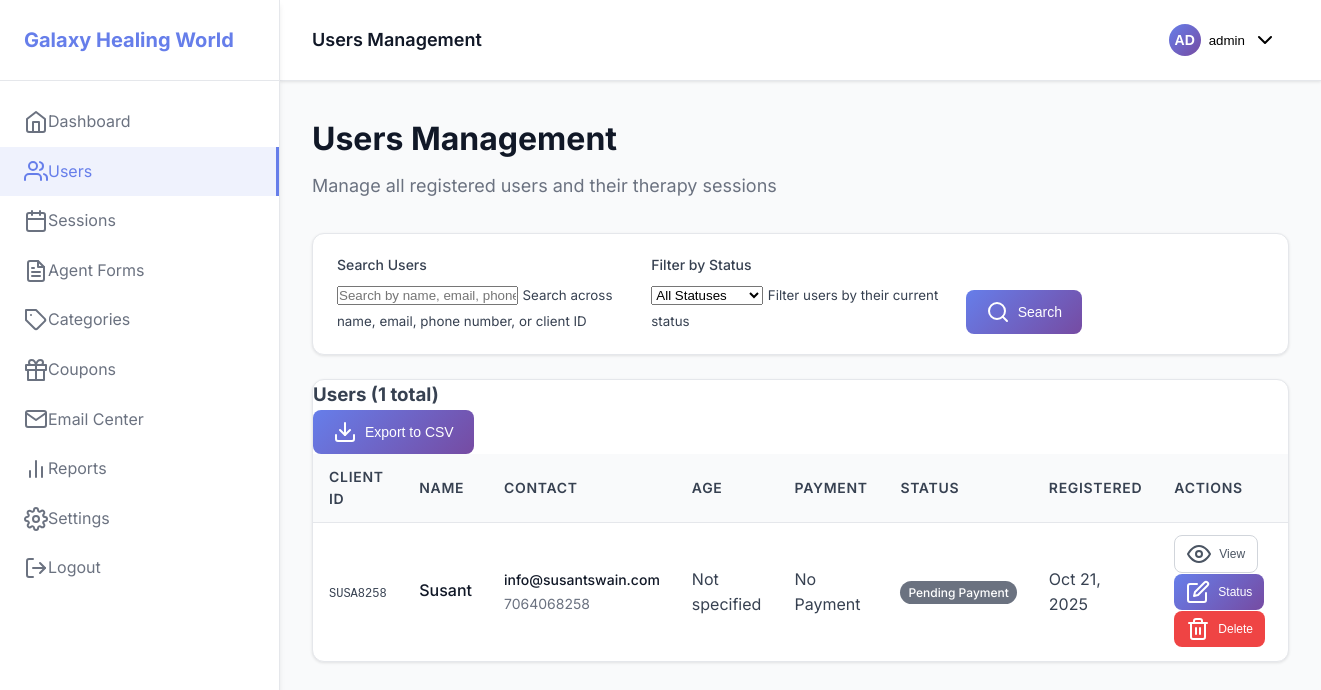
The app's page /admin/users.php (signed in) with its own data.
### tables this page shows
CREATE TABLE users (
                id INTEGER PRIMARY KEY AUTOINCREMENT,
                client_id VARCHAR(50) UNIQUE NOT NULL,
                name VARCHAR(255) NOT NULL,
                email VARCHAR(255) NOT NULL,
                mobile VARCHAR(20) NOT NULL,
                dob DATE,
                age INTEGER,
                house_number VARCHAR(255),
                street_locality VARCHAR(255),
                pincode VARCHAR(10),
                area_village VARCHAR(255),
                city VARCHAR(100),
                district VARCHAR(100),
                state VARCHAR(100),
                address TEXT,
                voice_recording_path TEXT,
                attendant VARCHAR(50) DEFAULT 'self',
                attendant_name VARCHAR(255),
                attendant_email VARCHAR(255),
                attendant_mobile VARCHAR(20),
                relationship VARCHAR(100),
                how_learned VARCHAR(100),
                has_disability VARCHAR(10) DEFAULT 'no',
                disability_type VARCHAR(255),
                disability_percentage INTEGER,
                disability_documents TEXT,
                status VARCHAR(50) DEFAULT 'first-time',
                payment_made DECIMAL(10, 2) DEFAULT 0,
                created_at DATETIME DEFAULT CURRENT_TIMESTAMP,
                updated_at DATETIME DEFAULT CURRENT_TIMESTAMP
            );

### admin/users.php (the view, shortened to what this page needs)
<?php
$db = Database::getInstance();
$pdo = $db->getConnection();
$search = $_GET['search'] ?? '';
$page = max(1, intval($_GET['page'] ?? 1));
$per_page = 20;
$offset = ($page - 1) * $per_page;
$where_conditions = [];
$params = [];
$where_clause = $where_conditions ? 'WHERE ' . implode(' AND ', $where_conditions) : '';
$count_query = "SELECT COUNT(*) as total FROM users $where_clause";
$stmt = $pdo->prepare($count_query);
$stmt->execute($params);
$total_users = $stmt->fetch()['total'];
$query = "
    SELECT u.*, c.name as category_name, c.color as category_color
    FROM users u
    LEFT JOIN categories c ON u.status = c.name
    $where_clause
    ORDER BY u.created_at DESC
    LIMIT $per_page OFFSET $offset
";
$stmt = $pdo->prepare($query);
$stmt->execute($params);
$users = $stmt->fetchAll();
?>
<!DOCTYPE html>
<html lang="en">
<head>
    <link rel="stylesheet" href="../assets/css/admin.css">
    <link rel="stylesheet" href="https://cdn.jsdelivr.net/npm/feather-icons@4.28.0/feather.min.css">
</head>
<body>
    <div class="admin-layout">
        <?php include 'includes/sidebar.php'; ?>
        <div class="admin-content">
            <?php include 'includes/header.php'; ?>
            <main class="main-content">
                <div class="page-header">
                    <h1>Users Management</h1>
                    <p>Manage all registered users and their therapy sessions</p>
                </div>
                <div class="search-filters">
                    <form method="GET" class="search-row" role="search" aria-label="Search and filter users">
                        <div class="search-group">
                            <label for="search">Search Users</label>
                            <input type="text" id="search" name="search"
                                   value="<?php echo htmlspecialchars($search); ?>"
                                   placeholder="Search by name, email, phone, or client ID"
                                   aria-describedby="search-help">
                            <small id="search-help">Search across name, email, phone number, or client ID</small>
                        </div>
                        <div class="search-group">
                            <label for="status">Filter by Status</label>
                            <select id="status" name="status" aria-describedby="status-help">
                                <option value="">All Statuses</option>
                            </select>
                            <small id="status-help">Filter users by their current status</small>
                        </div>
                        <div class="search-group">
                            <button type="submit" class="btn btn-primary">
                                <i data-feather="search" aria-hidden="true"></i>
                                Search
                            </button>
                        </div>
                    </form>
                </div>
                <div class="table-container">
                    <div class="table-header">
                        <h3>Users (<?php echo number_format($total_users); ?> total)</h3>
                        <button type="button" class="btn btn-primary" onclick="exportToCSV()" aria-label="Export users to CSV">
                            <i data-feather="download" aria-hidden="true"></i>
                            Export to CSV
                        </button>
                    </div>
                    <?php if (empty($users)): ?>
                        <div class="empty-state" role="status" aria-live="polite">
                            <i data-feather="users" aria-hidden="true"></i>
                            <h3>No users found</h3>
                            <p>No users match your current search criteria.</p>
                        </div>
                    <?php else: ?>
                        <div class="table-responsive">
                            <table class="table" role="table" aria-label="Users list">
                                <thead>
                                    <tr>
                                        <th scope="col">Client ID</th>
                                        <th scope="col">Name</th>
                                        <th scope="col">Contact</th>
                                        <th scope="col">Age</th>
                                        <th scope="col">Payment</th>
                                        <th scope="col">Status</th>
                                        <th scope="col">Registered</th>
                                        <th scope="col" aria-label="Actions">Actions</th>
                                    </tr>
                                </thead>
                                <tbody>
                                    <?php foreach ($users as $user): ?>
                                        <tr>
                                            <td>
                                                <code class="client-id"><?php echo htmlspecialchars($user['client_id']); ?></code>
                                            </td>
                                            <td>
                                                <div class="user-info">
                                                    <div class="user-name"><?php echo htmlspecialchars($user['name']); ?></div>
                                                </div>
                                            </td>
                                            <td>
                                                <div class="contact-info">
                                                    <div><?php echo htmlspecialchars($user['email']); ?></div>
                                                    <div><?php echo htmlspecialchars($user['mobile']); ?></div>
                                                </div>
                                            </td>
                                            <td>
                                                <?php if ($user['age']): ?>
                                                    <?php echo $user['age']; ?> years
                                                <?php else: ?>
                                                    <span class="text-muted">Not specified</span>
                                                <?php endif; ?>
                                            </td>
                                            <td>
                                                <?php if ($user['payment_made'] > 0): ?>
                                                    <span class="payment-badge">₹<?php echo htmlspecialchars($user['payment_made']); ?></span>
                                                <?php else: ?>
                                                    <span class="text-muted">No Payment</span>
                                                <?php endif; ?>
                                            </td>
                                            <td>
                                                <span class="status-badge"
                                                      style="background-color: <?php echo htmlspecialchars($user['category_color'] ?? '#6b7280'); ?>"
                                                      aria-label="Status: <?php echo htmlspecialchars(ucwords(str_replace('-', ' ', $user['status']))); ?>">
                                                    <?php echo htmlspecialchars(ucwords(str_replace('-', ' ', $user['status']))); ?>
                                                </span>
                                            </td>
                                            <td>
                                                <time datetime="<?php echo $user['created_at']; ?>">
                                                    <?php echo date('M j, Y', strtotime($user['created_at'])); ?>
                                                </time>
                                            </td>
                                            <td>
                                                <div class="action-buttons">
                                                    <button type="button" class="btn btn-small btn-outline"
                                                            onclick="viewUser(<?php echo $user['id']; ?>)"
                                                            aria-label="View details for <?php echo htmlspecialchars($user['name']); ?>">
                                                        <i data-feather="eye" aria-hidden="true"></i>
                                                        View
                                                    </button>
                                                    <button type="button" class="btn btn-small btn-primary"
                                                            onclick="changeStatus(<?php echo $user['id']; ?>, '<?php echo htmlspecialchars($user['status']); ?>')"
                                                            aria-label="Change status for <?php echo htmlspecialchars($user['name']); ?>">
                                                        <i data-feather="edit" aria-hidden="true"></i>
                                                        Status
                                                    </button>
                                                    <button type="button" class="btn btn-small btn-danger"
                                                            onclick="deleteUser(<?php echo $user['id']; ?>, '<?php echo htmlspecialchars($user['name']); ?>')"
                                                            aria-label="Delete user <?php echo htmlspecialchars($user['name']); ?>">
                                                        <i data-feather="trash-2" aria-hidden="true"></i>
                                                        Delete
                                                    </button>
                                                </div>
                                            </td>
                                        </tr>
                                    <?php endforeach; ?>
                                </tbody>
                            </table>
                        </div>
                    <?php endif; ?>
                </div>
            </main>
        </div>
    </div>
</body>
</html>

### assets/css/admin.css (style rules this page uses)
* { margin: 0; padding: 0; box-sizing: border-box; }
body { font-family: 'Inter', -apple-system, BlinkMacSystemFont, 'Segoe UI', Roboto, sans-serif; line-height: 1.6; color: #374151; background: #f9fafb; }
.admin-layout { display: flex; min-height: 100vh; }
.admin-content { flex: 1; margin-left: 280px; display: flex; flex-direction: column; }
.main-content { flex: 1; padding: 32px; overflow-y: auto; }
.page-header { margin-bottom: 32px; }
.page-header h1 { font-size: 2rem; font-weight: 700; color: #111827; margin-bottom: 8px; }
.page-header p { color: #6b7280; font-size: 1.125rem; }
.user-info { flex: 1; min-width: 0; }
.user-name { font-weight: 500; color: #111827; margin-bottom: 2px; white-space: nowrap; overflow: hidden; text-overflow: ellipsis; }
.status-badge { padding: 4px 8px; border-radius: 12px; font-size: 0.75rem; font-weight: 500; color: white; white-space: nowrap; }
.btn { padding: 10px 20px; border: none; border-radius: 8px; font-weight: 500; text-decoration: none; display: inline-flex; align-items: center; gap: 8px; cursor: pointer; transition: all 0.2s ease; font-size: 14px; }
.btn-primary { background: linear-gradient(135deg, #667eea 0%, #764ba2 100%); color: white; }
.btn-outline { background: transparent; border: 1px solid #d1d5db; color: #4b5563; }
.btn-small { padding: 6px 12px; font-size: 12px; }
.btn-danger { background: #ef4444; color: white; }
.table-container { background: #ffffff; border-radius: 12px; box-shadow: 0 1px 3px 0 rgba(0, 0, 0, 0.1); border: 1px solid #e5e7eb; overflow: hidden; }
.table { width: 100%; border-collapse: collapse; }
.table thead { background: #f9fafb; }
.table th, .table td { padding: 12px 16px; text-align: left; border-bottom: 1px solid #e5e7eb; }
.table th { font-weight: 600; color: #374151; font-size: 0.875rem; text-transform: uppercase; letter-spacing: 0.05em; }
.table tbody tr:last-child td { border-bottom: none; }
.search-filters { background: #ffffff; padding: 20px 24px; border-radius: 12px; box-shadow: 0 1px 3px 0 rgba(0, 0, 0, 0.1); border: 1px solid #e5e7eb; margin-bottom: 24px; }
.search-row { display: flex; gap: 16px; align-items: end; }
.search-group { flex: 1; }
.search-group label { display: block; margin-bottom: 6px; font-weight: 500; color: #374151; font-size: 0.875rem; }
.contact-info { display: flex; flex-direction: column; gap: 2px; }
.contact-info div { font-size: 0.875rem; }
.contact-info div:first-child { font-weight: 500; color: #111827; }
.contact-info div:last-child { color: #6b7280; }
.client-id { font-family: 'Monaco', 'Menlo', monospace; font-size: 0.75rem; }

### records on screen
users: client "SUSA8258", name "Susant", email "info@susantswain.com", mobile "7064068258", shows "Not specified", payment_made "No Payment", status "Pending Payment", created_at "Oct 21, 2025"

### other values on screen
Config::get('site.name') "Galaxy Healing World"
$pageTitle "Users Management"
substr($_SESSION['admin_username'] ?? 'A', 0, 2) "AD"
$_SESSION['admin_username'] "admin"
$total_users "1"
